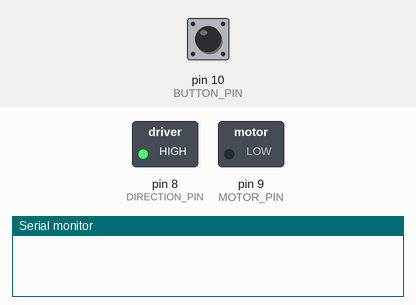
The sketch below on a simulated Arduino Uno, built with avr-gcc and run on an emulated ATmega328P. On the bench: switched loads named in the sketch (green lamp = pin HIGH), the last lines printed to the serial monitor. The test bench sets the inputs (shaded band); at power-on: pin 10 (BUTTON_PIN) LOW. Storage starts empty.

Above: at 1.2 s.
1.3 s: pin 10 (BUTTON_PIN) pulled HIGH for 0.15 s
At 1.55 s:
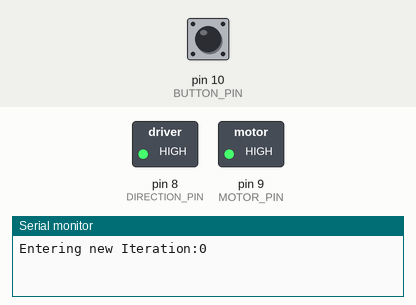
Timing chart, 0 to 8.5 s (numbered marks = the images above; inputs shaded):
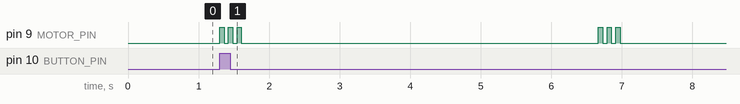

The sketch:

Rotation_table.ino
```cpp
#include <SD.h>

File rotdata;

#define MOTOR_PIN 9
#define BUTTON_PIN 10
#define DIRECTION_PIN 8

unsigned int initial_time;
unsigned int log_time;
unsigned int counter_time;


void setup() {
  Serial.begin(9600);
  pinMode(MOTOR_PIN,OUTPUT);
  pinMode(BUTTON_PIN,INPUT);
  pinMode(DIRECTION_PIN,OUTPUT);
  digitalWrite(DIRECTION_PIN, HIGH);

  rotdata= SD.open("Rotation_Table.csv", FILE_WRITE);
  if(rotdata){
  rotdata.println("Time | Angle");
  rotdata.close();
  }
  else{
    Serial.println("Error opening");
  }
}

void RecordData(int b, int i){
  if(millis()- log_time >= 50){ //log every 50 ms
      rotdata= SD.open("RotationTable.csv", FILE_WRITE);
      if(rotdata){
          rotdata.print(millis()-initial_time);
          rotdata.print(",\t");
          rotdata.println((b*5) +(i*1.8));
          log_time=millis();
          rotdata.close();
        }
       else{
        Serial.println("Error opening");
       }

  }


}

void loop() {
  if(digitalRead(BUTTON_PIN)==HIGH){    //if button is pressed, move 5 degrees every 5 seconds
    initial_time = millis();
    log_time = millis();


   for(int b = 0; b<72; b++){
    Serial.print("Entering new Iteration:");
    Serial.println(b);
    for(int i = 0; i<3; i++){ //rotate 5 degrees assuming we are using a 200 step/revolution stepper motor, 3 steps is approx 5 degrees
      digitalWrite(MOTOR_PIN,HIGH); //10hz
      delay(50);
      RecordData(b+1,i+1);
      digitalWrite(MOTOR_PIN, LOW);
      delay(50);
      RecordData(b+1,i+1);

}
      counter_time = millis();

      while(millis()-counter_time<5000){ //5 degrees every 5 seconds
        RecordData(b+1,0);
     }
   }


}


}
```
